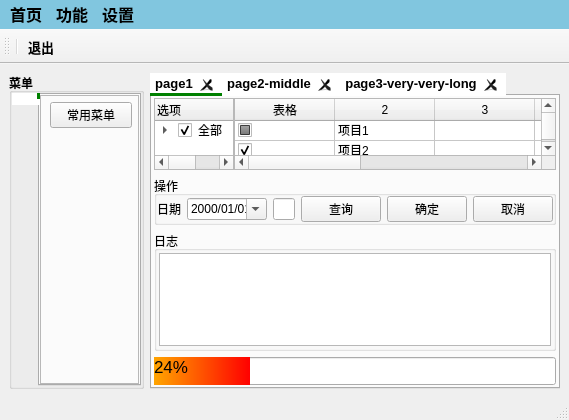
<?xml version="1.0" encoding="UTF-8"?>
<ui version="4.0">
 <class>MainWindow</class>
 <widget class="QMainWindow" name="MainWindow">
  <property name="geometry">
   <rect>
    <x>0</x>
    <y>0</y>
    <width>506</width>
    <height>338</height>
   </rect>
  </property>
  <property name="windowTitle">
   <string>MainWindow</string>
  </property>
  <property name="windowIcon">
   <iconset>
    <normaloff>../../../.designer/backup/static/Mug-PNG.png</normaloff>../../../.designer/backup/static/Mug-PNG.png</iconset>
  </property>
  <property name="styleSheet">
   <string notr="true">QMainWindow {
	background-image : url(/static/loading.gif);
	background-attachment : fixed;
	background-position : 5% 80%; 
}</string>
  </property>
  <widget class="QWidget" name="centralwidget">
   <layout class="QVBoxLayout" name="verticalLayout">
    <item>
     <layout class="QHBoxLayout" name="horizontalLayout_main" stretch="1,5">
      <item>
       <widget class="QGroupBox" name="formGroupBox_tab_l">
        <property name="enabled">
         <bool>true</bool>
        </property>
        <property name="sizePolicy">
         <sizepolicy hsizetype="Fixed" vsizetype="Preferred">
          <horstretch>0</horstretch>
          <verstretch>0</verstretch>
         </sizepolicy>
        </property>
        <property name="font">
         <font>
          <weight>75</weight>
          <bold>true</bold>
         </font>
        </property>
        <property name="title">
         <string>菜单</string>
        </property>
        <layout class="QHBoxLayout" name="horizontalLayout_left">
         <property name="leftMargin">
          <number>0</number>
         </property>
         <property name="topMargin">
          <number>0</number>
         </property>
         <property name="rightMargin">
          <number>0</number>
         </property>
         <property name="bottomMargin">
          <number>0</number>
         </property>
         <item>
          <widget class="QTabWidget" name="tabWidget_left">
           <property name="font">
            <font>
             <pointsize>10</pointsize>
             <weight>75</weight>
             <bold>true</bold>
            </font>
           </property>
           <property name="styleSheet">
            <string notr="true">QTabBar::tab {
	min-width:25px;
	background-color: white;
	border-top-left-radius: 0px;
	border-bottom-left-radius: 0px;
	padding-top: -10px;
	padding-bottom: 5px;
	border-right: 3px solid white;
}	
QTabBar::tab:!selected {
	margin-left: 0px;
} 
QTabBar::tab:selected {
	background-color: white;
	border-right: 3px solid green;
	border-top-left-radius: 0px;
	border-bottom-left-radius: 0px;
}

QTabBar::tab:!selected:hover {
	border-right: 3px solid orange;
	border-top-left-radius: 0px;
	border-bottom-left-radius: 0px;	
}

QTabWidget::tab-bar {
     right: 0px; /* move to the right by 5px */
 }
 </string>
           </property>
           <property name="tabPosition">
            <enum>QTabWidget::West</enum>
           </property>
           <property name="currentIndex">
            <number>0</number>
           </property>
           <property name="iconSize">
            <size>
             <width>80</width>
             <height>20</height>
            </size>
           </property>
           <property name="tabsClosable">
            <bool>false</bool>
           </property>
           <property name="tabBarAutoHide">
            <bool>false</bool>
           </property>
           <widget class="QWidget" name="tab_l1">
            <property name="sizePolicy">
             <sizepolicy hsizetype="Preferred" vsizetype="Preferred">
              <horstretch>0</horstretch>
              <verstretch>0</verstretch>
             </sizepolicy>
            </property>
            <property name="layoutDirection">
             <enum>Qt::LeftToRight</enum>
            </property>
            <attribute name="icon">
             <iconset>
              <normaloff>static/recent.png</normaloff>static/recent.png</iconset>
            </attribute>
            <attribute name="title">
             <string/>
            </attribute>
            <layout class="QHBoxLayout" name="horizontalLayout_tab_l1">
             <property name="spacing">
              <number>4</number>
             </property>
             <property name="leftMargin">
              <number>0</number>
             </property>
             <property name="topMargin">
              <number>0</number>
             </property>
             <property name="rightMargin">
              <number>0</number>
             </property>
             <property name="bottomMargin">
              <number>0</number>
             </property>
             <item>
              <widget class="QFrame" name="frame">
               <property name="frameShape">
                <enum>QFrame::StyledPanel</enum>
               </property>
               <property name="frameShadow">
                <enum>QFrame::Raised</enum>
               </property>
               <layout class="QVBoxLayout" name="verticalLayout_3">
                <property name="topMargin">
                 <number>6</number>
                </property>
                <property name="rightMargin">
                 <number>6</number>
                </property>
                <item>
                 <widget class="QPushButton" name="pushButton_4">
                  <property name="text">
                   <string>常用菜单</string>
                  </property>
                 </widget>
                </item>
                <item>
                 <spacer name="verticalSpacer">
                  <property name="orientation">
                   <enum>Qt::Vertical</enum>
                  </property>
                  <property name="sizeHint" stdset="0">
                   <size>
                    <width>20</width>
                    <height>40</height>
                   </size>
                  </property>
                 </spacer>
                </item>
               </layout>
              </widget>
             </item>
            </layout>
           </widget>
           <widget class="QWidget" name="tab_l2">
            <attribute name="icon">
             <iconset>
              <normaloff>static/Star.png</normaloff>static/Star.png</iconset>
            </attribute>
            <attribute name="title">
             <string/>
            </attribute>
            <layout class="QVBoxLayout" name="verticalLayout_2">
             <property name="leftMargin">
              <number>0</number>
             </property>
             <property name="topMargin">
              <number>0</number>
             </property>
             <property name="rightMargin">
              <number>0</number>
             </property>
             <property name="bottomMargin">
              <number>0</number>
             </property>
             <item>
              <widget class="QFrame" name="frame_2">
               <property name="frameShape">
                <enum>QFrame::StyledPanel</enum>
               </property>
               <property name="frameShadow">
                <enum>QFrame::Raised</enum>
               </property>
              </widget>
             </item>
            </layout>
           </widget>
          </widget>
         </item>
        </layout>
       </widget>
      </item>
      <item>
       <widget class="QTabWidget" name="tabWidget_right">
        <property name="enabled">
         <bool>true</bool>
        </property>
        <property name="font">
         <font>
          <pointsize>10</pointsize>
          <weight>75</weight>
          <bold>true</bold>
         </font>
        </property>
        <property name="styleSheet">
         <string notr="true">QTabBar::tab {
	min-height:20px;
	background-color: white;
	border-top-left-radius: 0px;
	border-top-right-radius: 0px;
	padding-left: 5px;
	padding-right: 5px;
	border-bottom: 3px solid white;
}	
QTabBar::tab:!selected {
	margin-top: 0px;
} 
QTabBar::tab:!selected:hover {
	border-bottom: 3px solid orange;
	border-top-left-radius: 0px;
	border-top-right-radius: 0px;
}
QTabBar::tab:selected {
	background-color: white;
	border-bottom: 3px solid green;
	border-top-left-radius: 0px;
	border-top-right-radius: 0px;
}

 QTabWidget::tab-bar {
     left: 0px; /* move to the right by 5px */
 }
</string>
        </property>
        <property name="tabPosition">
         <enum>QTabWidget::North</enum>
        </property>
        <property name="tabShape">
         <enum>QTabWidget::Rounded</enum>
        </property>
        <property name="currentIndex">
         <number>0</number>
        </property>
        <property name="tabsClosable">
         <bool>true</bool>
        </property>
        <property name="movable">
         <bool>true</bool>
        </property>
        <widget class="QWidget" name="tab_r1">
         <attribute name="title">
          <string>page1</string>
         </attribute>
         <layout class="QGridLayout" name="gridLayout_tab_r1" rowstretch="4,0,1,0" columnstretch="1,4">
          <property name="leftMargin">
           <number>2</number>
          </property>
          <property name="topMargin">
           <number>2</number>
          </property>
          <property name="rightMargin">
           <number>2</number>
          </property>
          <property name="bottomMargin">
           <number>2</number>
          </property>
          <property name="horizontalSpacing">
           <number>0</number>
          </property>
          <item row="1" column="0" colspan="2">
           <widget class="QGroupBox" name="formGroupBox_tab_r1_1">
            <property name="title">
             <string>操作</string>
            </property>
            <layout class="QHBoxLayout" name="horizontalLayout_middle">
             <property name="leftMargin">
              <number>0</number>
             </property>
             <property name="topMargin">
              <number>0</number>
             </property>
             <property name="rightMargin">
              <number>0</number>
             </property>
             <property name="bottomMargin">
              <number>0</number>
             </property>
             <item>
              <widget class="QLabel" name="label">
               <property name="text">
                <string>日期</string>
               </property>
              </widget>
             </item>
             <item>
              <widget class="QDateEdit" name="dateEdit">
               <property name="sizePolicy">
                <sizepolicy hsizetype="Minimum" vsizetype="Fixed">
                 <horstretch>0</horstretch>
                 <verstretch>0</verstretch>
                </sizepolicy>
               </property>
               <property name="minimumSize">
                <size>
                 <width>80</width>
                 <height>0</height>
                </size>
               </property>
               <property name="displayFormat">
                <string>yyyy/MM/dd</string>
               </property>
               <property name="calendarPopup">
                <bool>true</bool>
               </property>
              </widget>
             </item>
             <item>
              <widget class="QLineEdit" name="lineEdit"/>
             </item>
             <item>
              <widget class="QPushButton" name="pushButton_3">
               <property name="text">
                <string>查询</string>
               </property>
              </widget>
             </item>
             <item>
              <spacer name="horizontalSpacer">
               <property name="orientation">
                <enum>Qt::Horizontal</enum>
               </property>
               <property name="sizeHint" stdset="0">
                <size>
                 <width>40</width>
                 <height>20</height>
                </size>
               </property>
              </spacer>
             </item>
             <item>
              <widget class="QPushButton" name="pushButton">
               <property name="layoutDirection">
                <enum>Qt::LeftToRight</enum>
               </property>
               <property name="text">
                <string>确定</string>
               </property>
              </widget>
             </item>
             <item>
              <widget class="QPushButton" name="pushButton_2">
               <property name="text">
                <string>取消</string>
               </property>
              </widget>
             </item>
            </layout>
           </widget>
          </item>
          <item row="0" column="1">
           <widget class="QTableWidget" name="tableWidget">
            <property name="styleSheet">
             <string notr="true">selection-background-color: rgb(238, 233, 233);
selection-color: rgb(0, 0, 0);</string>
            </property>
            <property name="editTriggers">
             <set>QAbstractItemView::NoEditTriggers</set>
            </property>
            <property name="selectionBehavior">
             <enum>QAbstractItemView::SelectRows</enum>
            </property>
            <property name="sortingEnabled">
             <bool>true</bool>
            </property>
            <property name="rowCount">
             <number>11</number>
            </property>
            <property name="columnCount">
             <number>5</number>
            </property>
            <attribute name="horizontalHeaderStretchLastSection">
             <bool>true</bool>
            </attribute>
            <attribute name="verticalHeaderVisible">
             <bool>false</bool>
            </attribute>
            <attribute name="verticalHeaderDefaultSectionSize">
             <number>20</number>
            </attribute>
            <attribute name="verticalHeaderMinimumSectionSize">
             <number>20</number>
            </attribute>
            <attribute name="verticalHeaderStretchLastSection">
             <bool>true</bool>
            </attribute>
            <row>
             <property name="text">
              <string>新建行</string>
             </property>
             <property name="textAlignment">
              <set>AlignCenter</set>
             </property>
            </row>
            <row/>
            <row/>
            <row/>
            <row/>
            <row/>
            <row/>
            <row/>
            <row/>
            <row/>
            <row/>
            <column>
             <property name="text">
              <string>表格</string>
             </property>
             <property name="textAlignment">
              <set>AlignHCenter|AlignTop</set>
             </property>
            </column>
            <column/>
            <column/>
            <column/>
            <column/>
            <item row="0" column="0">
             <property name="text">
              <string/>
             </property>
             <property name="checkState">
              <enum>PartiallyChecked</enum>
             </property>
            </item>
            <item row="0" column="1">
             <property name="text">
              <string>项目1</string>
             </property>
            </item>
            <item row="1" column="0">
             <property name="text">
              <string/>
             </property>
             <property name="checkState">
              <enum>Checked</enum>
             </property>
            </item>
            <item row="1" column="1">
             <property name="text">
              <string>项目2</string>
             </property>
            </item>
            <item row="1" column="2">
             <property name="text">
              <string/>
             </property>
            </item>
           </widget>
          </item>
          <item row="0" column="0">
           <widget class="QTreeWidget" name="treeWidget">
            <property name="styleSheet">
             <string notr="true">selection-background-color: rgb(238, 233, 233);
selection-color: rgb(0, 0, 0);</string>
            </property>
            <property name="columnCount">
             <number>2</number>
            </property>
            <column>
             <property name="text">
              <string notr="true">选项</string>
             </property>
            </column>
            <column>
             <property name="text">
              <string notr="true">名称</string>
             </property>
            </column>
            <item>
             <property name="text">
              <string>全部</string>
             </property>
             <property name="checkState">
              <enum>Checked</enum>
             </property>
             <item>
              <property name="text">
               <string>项目1</string>
              </property>
              <property name="checkState">
               <enum>Checked</enum>
              </property>
              <item>
               <property name="text">
                <string>子项目1</string>
               </property>
               <property name="checkState">
                <enum>Checked</enum>
               </property>
               <property name="text">
                <string/>
               </property>
              </item>
             </item>
             <item>
              <property name="text">
               <string>项目2</string>
              </property>
              <property name="checkState">
               <enum>Checked</enum>
              </property>
              <item>
               <property name="text">
                <string>子项目2</string>
               </property>
               <property name="checkState">
                <enum>Checked</enum>
               </property>
              </item>
             </item>
            </item>
           </widget>
          </item>
          <item row="3" column="0" colspan="2">
           <widget class="QProgressBar" name="progressBar">
            <property name="font">
             <font>
              <pointsize>13</pointsize>
             </font>
            </property>
            <property name="styleSheet">
             <string notr="true">QProgressBar::chunk{background:qlineargradient(spread:pad,x1:0,y1:0,x2:1,y2:0,stop:0 orange,stop:1 red);}</string>
            </property>
            <property name="value">
             <number>24</number>
            </property>
           </widget>
          </item>
          <item row="2" column="0" colspan="2">
           <widget class="QGroupBox" name="formGroupBox_tab_r1_2">
            <property name="minimumSize">
             <size>
              <width>0</width>
              <height>120</height>
             </size>
            </property>
            <property name="title">
             <string>日志</string>
            </property>
            <layout class="QHBoxLayout" name="horizontalLayout_bottom">
             <property name="leftMargin">
              <number>2</number>
             </property>
             <property name="topMargin">
              <number>2</number>
             </property>
             <property name="rightMargin">
              <number>2</number>
             </property>
             <property name="bottomMargin">
              <number>2</number>
             </property>
             <item>
              <widget class="QTextEdit" name="textEdit"/>
             </item>
            </layout>
           </widget>
          </item>
         </layout>
        </widget>
        <widget class="QWidget" name="tab_r2">
         <attribute name="title">
          <string>page2-middle</string>
         </attribute>
        </widget>
        <widget class="QWidget" name="tab_r3">
         <attribute name="title">
          <string>page3-very-very-long</string>
         </attribute>
        </widget>
       </widget>
      </item>
     </layout>
    </item>
   </layout>
  </widget>
  <widget class="QMenuBar" name="menubar">
   <property name="geometry">
    <rect>
     <x>0</x>
     <y>0</y>
     <width>506</width>
     <height>18</height>
    </rect>
   </property>
   <property name="font">
    <font>
     <family>宋体</family>
     <pointsize>12</pointsize>
     <weight>75</weight>
     <bold>true</bold>
    </font>
   </property>
   <property name="styleSheet">
    <string notr="true">QMenuBar{
	background-color: rgb(129, 198, 223);
}
QMenuBar:selected {
	selection-background-color: rgb(255, 146, 12);
	background-color: rgb(255, 146, 12);
	selection-color: rgb(255, 255, 255);
	color: rgb(255, 255, 255);
}</string>
   </property>
   <widget class="QMenu" name="menu_0">
    <property name="styleSheet">
     <string notr="true">selection-background-color: rgb(255, 146, 12);</string>
    </property>
    <property name="title">
     <string>首页</string>
    </property>
    <widget class="QMenu" name="menuSave">
     <property name="title">
      <string>Home</string>
     </property>
    </widget>
    <addaction name="menuSave"/>
   </widget>
   <widget class="QMenu" name="menu_1">
    <property name="styleSheet">
     <string notr="true">selection-background-color: rgb(255, 146, 12);</string>
    </property>
    <property name="title">
     <string>功能</string>
    </property>
    <addaction name="actionBreak"/>
   </widget>
   <widget class="QMenu" name="menu_2">
    <property name="styleSheet">
     <string notr="true">selection-background-color: rgb(255, 146, 12);</string>
    </property>
    <property name="title">
     <string>设置</string>
    </property>
    <addaction name="actionSettings"/>
   </widget>
   <addaction name="menu_0"/>
   <addaction name="menu_1"/>
   <addaction name="menu_2"/>
  </widget>
  <widget class="QStatusBar" name="statusbar"/>
  <widget class="QToolBar" name="toolBar">
   <property name="font">
    <font>
     <pointsize>10</pointsize>
     <weight>75</weight>
     <bold>true</bold>
    </font>
   </property>
   <property name="windowTitle">
    <string>Break</string>
   </property>
   <attribute name="toolBarArea">
    <enum>TopToolBarArea</enum>
   </attribute>
   <attribute name="toolBarBreak">
    <bool>false</bool>
   </attribute>
   <addaction name="separator"/>
   <addaction name="actionExit"/>
  </widget>
  <action name="actionExit">
   <property name="text">
    <string>退出</string>
   </property>
   <property name="toolTip">
    <string>Exit</string>
   </property>
  </action>
  <action name="actionSettings">
   <property name="text">
    <string>数据库管理</string>
   </property>
   <property name="toolTip">
    <string>数据库管理</string>
   </property>
  </action>
  <action name="actionBreak">
   <property name="text">
    <string>数据拆分</string>
   </property>
  </action>
 </widget>
 <resources/>
 <connections/>
</ui>
